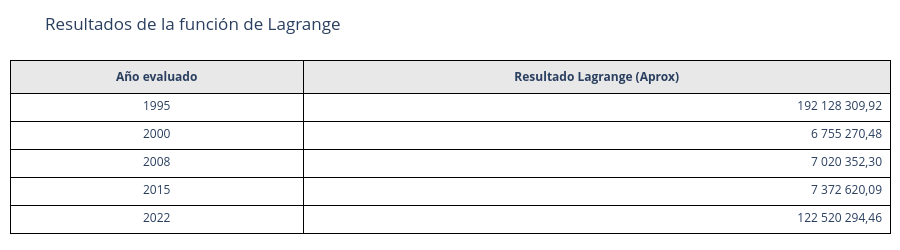

The notebook cell this image was saved under:
### Markdown cell above
## Algoritmo del polinomio de Lagrange

### Fórmula general del polinomio
$$
P(x) = \sum_{i=0}^{n} y_i \cdot L_i(x)
$$

### Polinomios base

$$
L_i(x) = \prod_{\substack{j=0 \\ j \neq i}}^{n} \frac{x - x_j}{x_i - x_j}
$$

### Aplicado al contexto del archivo

$\text{Población}(x) = \sum_{i=0}^{24} (\text{Población}_i) \cdot \prod_{\substack{j=0 \\ j \neq i}}^{24} \frac{x - \text{Año}_j}{\text{Año}_i - \text{Año}_j}$

Aqui se crea un solo polinomio de grado 24

### Code cell
def lagrange(x_puntos, y_puntos, x_eval):
    x_puntos = np.asarray(x_puntos, dtype=float)
    y_puntos = np.asarray(y_puntos, dtype=float)
    x_eval   = np.asarray(x_eval,   dtype=float)

    n = len(x_puntos) # Cantidad de nodos usados para la interpolación
    
    resultado = np.zeros_like(x_eval, dtype=float)

    for i in range(n): # Iteración sobre cada nodo para construir el polinomio de Lagrange
        L_i = np.ones_like(x_eval, dtype=float)
        for j in range(n):
            if j != i:
                L_i *= (x_eval - x_puntos[j]) / (x_puntos[i] - x_puntos[j])
        resultado += y_puntos[i] * L_i

    return resultado 

x_train = df_train["Año"].values # nodos que no estan subrayados
y_train = df_train["Población"].values # valores de la población de los años que no estan subrayados
x_test  = df_test["Año"].values # nodos que estan subrayados, para los cuales se quiere aproximar la población
y_exacto = df_test["Población"].values # valores exactos de la población de los años que estan subrayados, para comparar con la aproximación

y_aprox = lagrange(x_train, y_train, x_test)

# 1. Imprimir Datos de Entrenamiento (x_train, y_train)
print(f"=== DATOS DE ENTRENAMIENTO (NO subrayados) ===")
tabla_train = pd.DataFrame({
    "Año": x_train,
    "Población ": y_train
})
display(tabla_train)

print("\n" + "--"*50 + "\n")


# 2. Imprimir Datos de Prueba (x_test, y_exacto)
print(f"=== DATOS DE PRUEBA (Subrayados) ===")
tabla_test = pd.DataFrame({
    "Año": x_test,
    "Población Exacta": y_exacto
})
display(tabla_test)

# 3. Imprimir Resultados de la Aproximación
tabla_resultados = pd.DataFrame({
    "Año Evaluado": x_test.astype(int),         # Los años subrayados
    "Resultado Lagrange (Aprox)": y_aprox,      # Lo que calculó la función
})

print("\n" + "--"*50 + "\n")
 
def fmt(v, dec=0):
    # Formato del informe: espacio para miles y coma decimal
    return f"{v:,.{dec}f}".replace(",", " ").replace(".", ",")
 
def tabla_plotly(titulo, encabezados, columnas, alineacion, anchos, alto=None):
    n_filas = len(columnas[0])
    fig = go.Figure(go.Table(
        columnwidth=anchos,
        header=dict(values=[f"<b>{h}</b>" for h in encabezados],
                    align="center", fill_color="#e8e8e8", line_color="black", height=32),
        cells=dict(values=columnas, align=alineacion,
                   fill_color="white", line_color="black", height=28),
    ))
    fig.update_layout(title=titulo, height=alto or (110 + 28 * n_filas),
                      margin=dict(t=60, b=10, l=10, r=10))
    fig.show()
 
# --- Tabla: RESULTADOS DE LA FUNCIÓN DE LAGRANGE ---
tabla_plotly(
    "Resultados de la función de Lagrange",
    ["Año evaluado", "Resultado Lagrange (Aprox)"],
    [[str(int(a)) for a in x_test], [fmt(v, 2) for v in y_aprox]],
    ["center", "right"],
    [100, 200],
)

### Figure 1 — Plotly figure (JSON) as saved in the notebook; plotly's stock layout.template omitted (floating-point values rounded to 4 significant figures)
{"data": [{"cells": {"align": ["center", "right"], "fill": {"color": "white"}, "height": 28, "line": {"color": "black"}, "values": [["1995", "2000", "2008", "2015", "2022"], ["192 128 309,92", "6 755 270,48", "7 020 352,30", "7 372 620,09", "122 520 294,46"]]}, "columnwidth": [100, 200], "header": {"align": "center", "fill": {"color": "#e8e8e8"}, "height": 32, "line": {"color": "black"}, "values": ["<b>Año evaluado</b>", "<b>Resultado Lagrange (Aprox)</b>"]}, "type": "table"}], "layout": {"height": 250, "margin": {"b": 10, "l": 10, "r": 10, "t": 60}, "title": {"text": "Resultados de la función de Lagrange"}}}
